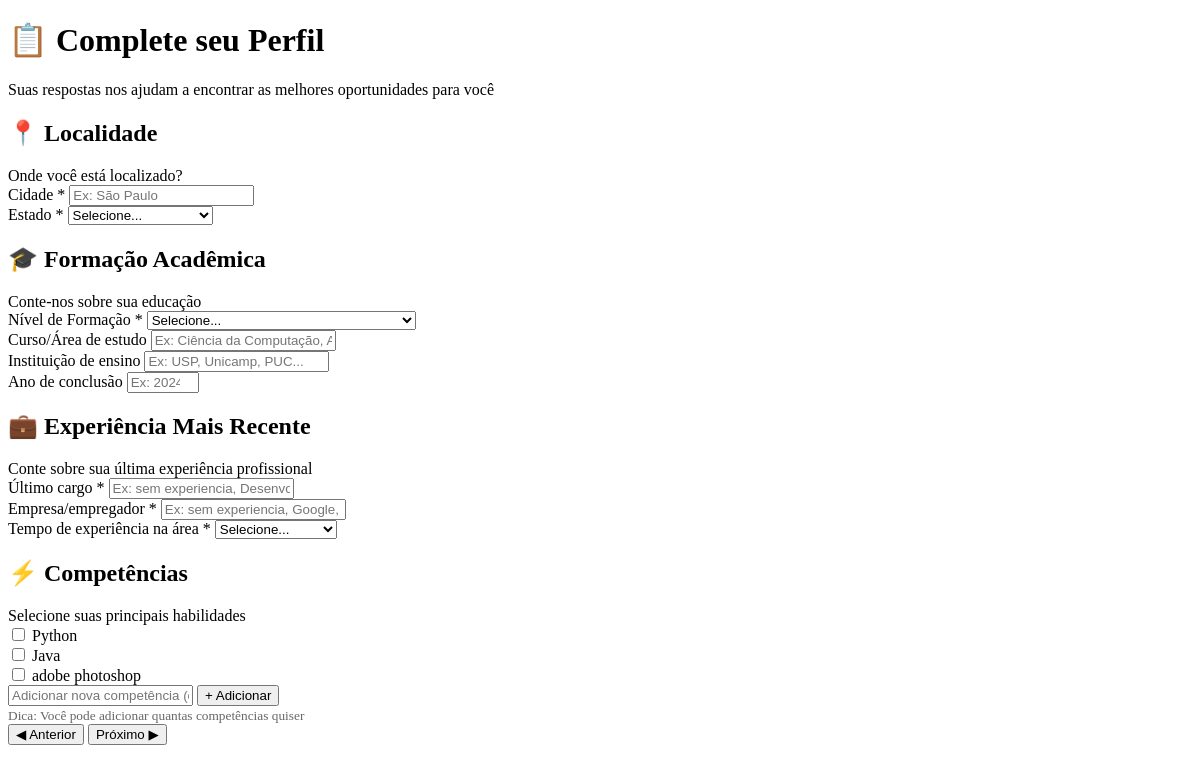
The page /questionario/1 on the database as committed earlier.
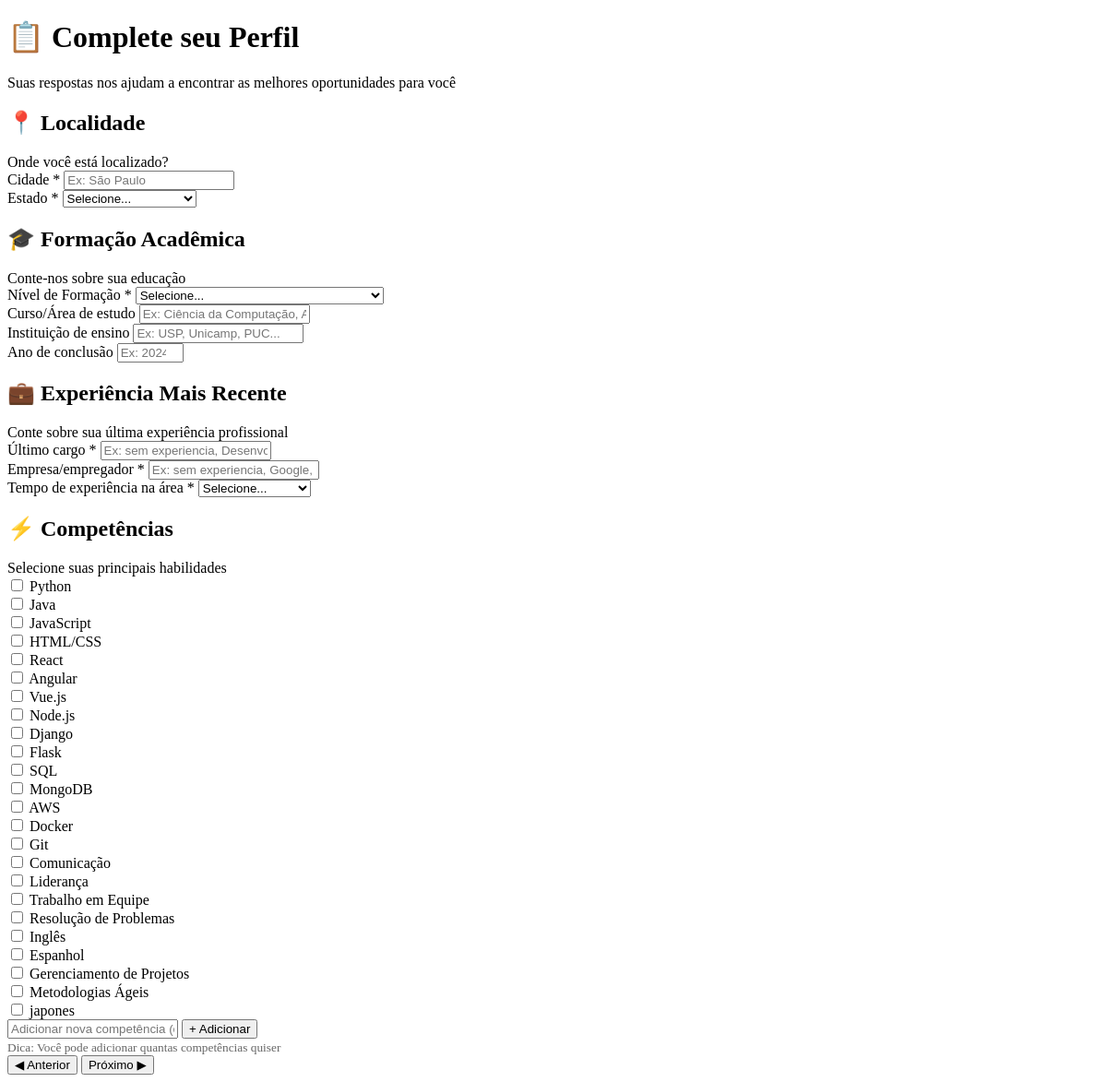
The same page on the database as committed later.
### tables this page shows
CREATE TABLE competencias
(
    id_competencia INTEGER PRIMARY KEY AUTOINCREMENT,
    nome TEXT
);

### routes/questionario.py (the view)
@bp_questionario_comp.route('/questionario/<int:id_func>')
def questionario_pag(id_func):
    conn = conectar_banco()
    cursor = conn.cursor()
    cursor.execute("SELECT * FROM competencias")
    comps = cursor.fetchall()
    conn.close()
    return render_template('questionario.html', id_func=id_func, competencias=comps)

### database.py (called while the page is built)
def conectar_banco():
    conn = sqlite3.connect(DB_PATH)
    conn.execute("PRAGMA foreign_keys = ON;")
    return conn

### templates/questionario.html (shortened to what this page needs)
<!DOCTYPE html>
<html lang="pt-br">
<head>
</head>
<body>
    <div class="container">
        <div class="header">
            <h1>📋 Complete seu Perfil</h1>
            <p>Suas respostas nos ajudam a encontrar as melhores oportunidades para você</p>
        </div>
        <form action="/salvar_questionario" method="POST" id="questionarioForm">
            <div class="secao active" data-secao="0">
                <h2>📍 Localidade</h2>
                <div class="secao-subtitle">Onde você está localizado?</div>
                <div class="campo-row">
                    <div class="campo">
                        <label>Cidade <span class="obrigatorio">*</span></label>
                        <input type="text" name="cidade" required placeholder="Ex: São Paulo">
                    </div>
                    <div class="campo">
                        <label>Estado <span class="obrigatorio">*</span></label>
                        <select name="estado" required>
                            <option value="">Selecione...</option>
                        </select>
                    </div>
                </div>
            </div>
            <div class="secao" data-secao="1">
                <h2>🎓 Formação Acadêmica</h2>
                <div class="secao-subtitle">Conte-nos sobre sua educação</div>
                <div class="campo">
                    <label>Nível de Formação <span class="obrigatorio">*</span></label>
                    <select name="formacao" required>
                        <option value="">Selecione...</option>
                    </select>
                </div>
                <div class="campo">
                    <label>Curso/Área de estudo</label>
                    <input type="text" name="curso" placeholder="Ex: Ciência da Computação, Administração...">
                </div>
                <div class="campo">
                    <label>Instituição de ensino</label>
                    <input type="text" name="instituicao" placeholder="Ex: USP, Unicamp, PUC...">
                </div>
                <div class="campo">
                    <label>Ano de conclusão</label>
                    <input type="number" name="ano_conclusao" min="1950" max="2030" placeholder="Ex: 2024">
                </div>
            </div>
            <div class="secao" data-secao="2">
                <h2>💼 Experiência Mais Recente</h2>
                <div class="secao-subtitle">Conte sobre sua última experiência profissional</div>
                <div class="campo">
                    <label>Último cargo <span class="obrigatorio">*</span> </label>
                    <input type="text" name="ultimo_cargo" required placeholder="Ex: sem experiencia, Desenvolvedor Pleno, Analista de Marketing...">
                </div>
                <div class="campo">
                    <label>Empresa/empregador <span class="obrigatorio">*</span> </label>
                    <input type="text" name="ultima_empresa" required placeholder="Ex: sem experiencia, Google, Microsoft, Startup XYZ...">
                </div>
                <div class="campo">
                    <label>Tempo de experiência na área <span class="obrigatorio">*</span></label>
                    <select name="tempo_experiencia" required>
                        <option value="">Selecione...</option>
                    </select>
                </div>
            </div>
            <div class="secao" data-secao="3">
                <h2>⚡ Competências</h2>
                <div class="secao-subtitle">Selecione suas principais habilidades</div>
                <div id="lista-competencias" class="competencias-lista">
                    {% for c in competencias %}
                    <div class="competencia-item">
                        <input type="checkbox" name="competencias" value="{{ c[0] }}" id="comp_{{ c[0] }}">
                        <label for="comp_{{ c[0] }}">{{ c[1] }}</label>
                    </div>
                    {% endfor %}
                </div>
                <div class="nova-competencia">
                    <input type="text" id="input_nova_comp" placeholder="Adicionar nova competência (ex: Photoshop, Inglês...)">
                    <button type="button" onclick="adicionarCompetencia()">+ Adicionar</button>
                </div>
                <small style="color: #666;">Dica: Você pode adicionar quantas competências quiser</small>
            </div>
            <div class="botoes">
                <button type="button" class="btn-secondary" id="btnAnterior" onclick="mudarSecao(-1)">◀ Anterior</button>
                <button type="button" class="btn-primary" id="btnProximo" onclick="mudarSecao(1)">Próximo ▶</button>
            </div>
        </form>
    </div>
</body>
</html>

Rows that differ between the two databases and show on the page:
changed competencias: nome "adobe photoshop" → "JavaScript"
added competencias: nome "HTML/CSS"
added competencias: nome "React"
added competencias: nome "Angular"
added competencias: nome "Vue.js"
added competencias: nome "Node.js"
added competencias: nome "Django"
added competencias: nome "Flask"
added competencias: nome "SQL"
added competencias: nome "MongoDB"
added competencias: nome "AWS"
added competencias: nome "Docker"
added competencias: nome "Git"
added competencias: nome "Comunicação"
added competencias: nome "Liderança"
added competencias: nome "Trabalho em Equipe"
added competencias: nome "Resolução de Problemas"
added competencias: nome "Inglês"
added competencias: nome "Espanhol"
added competencias: nome "Gerenciamento de Projetos"
added competencias: nome "Metodologias Ágeis"
added competencias: nome "japones"
